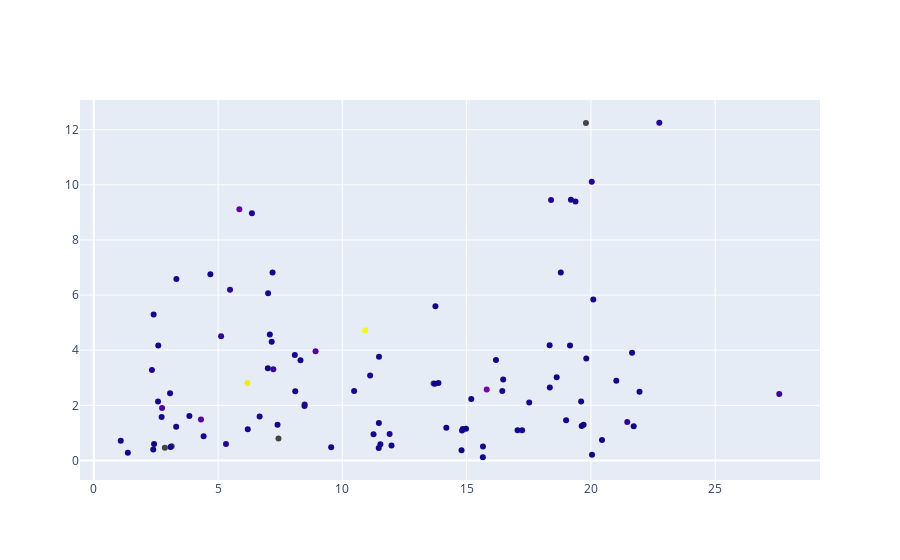

Here is the notebook cell this chart was saved with:
### Code cell
import plotly.express as px

fig = go.Figure(data=go.Scatter(
                x=more_than_100['perc_65'],
                y=more_than_100['DeathRate'],
                mode='markers', marker= dict(color=more_than_100['population'])
))
fig.show()
